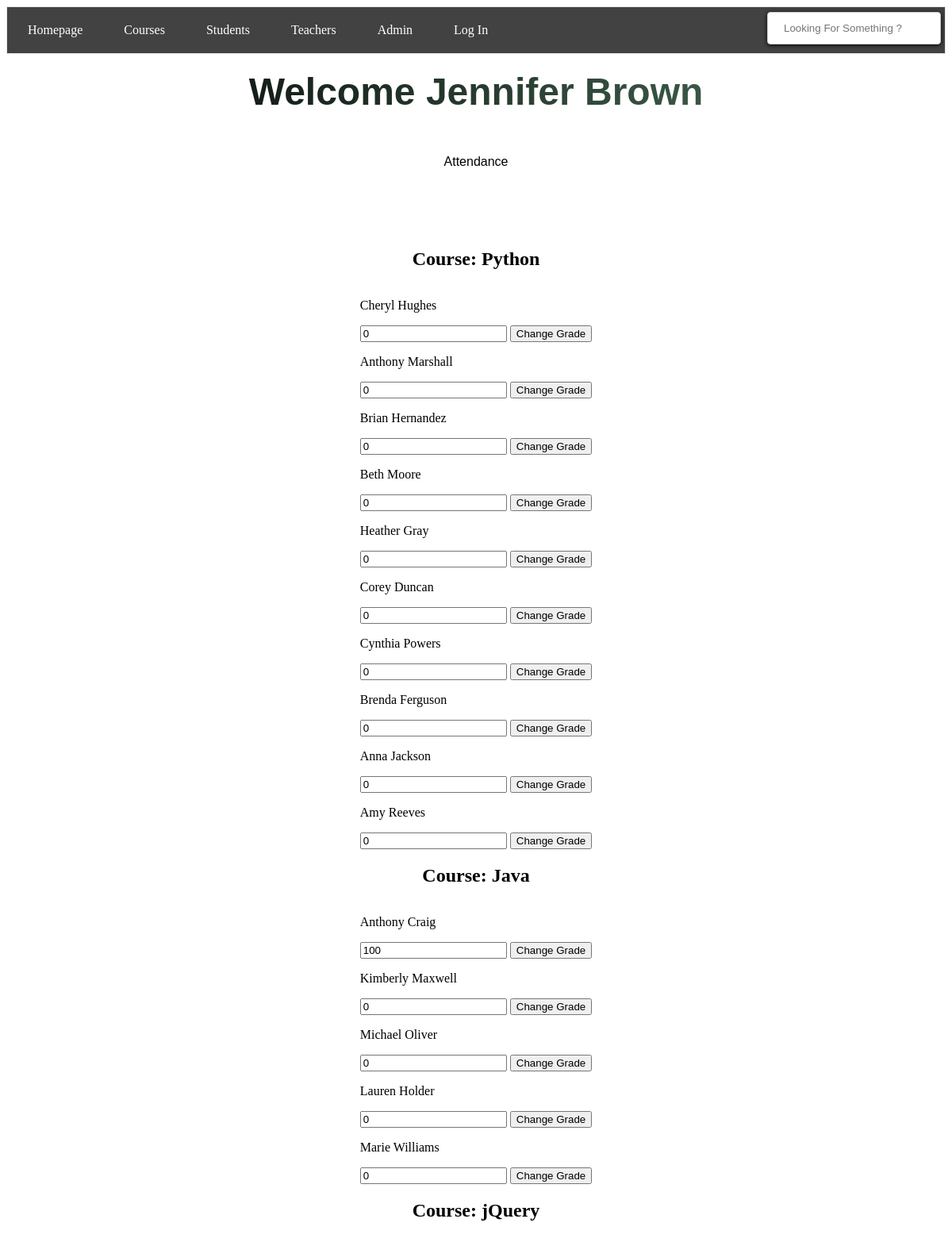
The page /teacher/2 on the database its author committed.
### tables this page shows
CREATE TABLE teachers (
                id INTEGER PRIMARY KEY, 
                name TEXT NOT NULL,
                email TEXT NOT NULL UNIQUE
            );

CREATE TABLE courses (
                id INTEGER PRIMARY KEY, 
                name TEXT NOT NULL,
                description TEXT,
                teacher_id INTEGER NOT NULL,
                FOREIGN KEY (teacher_id) REFERENCES teachers (id)
            );

CREATE TABLE students (
                id INTEGER PRIMARY KEY, 
                name TEXT NOT NULL,
                email TEXT UNIQUE NOT NULL,
                phone TEXT,
                photo_filename TEXT
            );

### app.py (the view)
@app.route('/teacher/<teacher_id>', methods=['GET', 'POST'])
def teacher_page(teacher_id):
    if request.method == 'POST':
        s_grade = request.form["grade"]
        s_id = request.form["s_id"]
        c_id = request.form["c_id"]
        execute_query(
            f"UPDATE students_courses SET grade='{s_grade}' WHERE student_id={s_id} AND course_id={c_id}")
        return redirect(url_for("teacher_page", teacher_id=teacher_id))
    else:
        c_ids = [c[0] for c in execute_query(
            f"SELECT id FROM courses WHERE teacher_id={teacher_id}")]
        student_ids = [s[0] for s in execute_query(
            f"SELECT student_id FROM students_courses WHERE course_id IN ({','.join(map(str, c_ids))})")]
        course = [Course(c_id, name, desc, t_id) for c_id, name, desc, t_id in execute_query(
            f"SELECT * FROM courses WHERE teacher_id={teacher_id}")]
        t_name = [n[0] for n in execute_query(
            f"SELECT name from teachers WHERE id={teacher_id}")]
        grades = {}
        for student_id in student_ids:
            grades_info = execute_query(
                f"SELECT course_id,grade FROM students_courses WHERE student_id={student_id} AND course_id IN ({','.join(map(str, c_ids))})")
            grades[student_id] = {c_id: grade for c_id, grade in grades_info}
        return render_template("teacher_profile.html", t_name=t_name[0], course=course, grades=grades, t_id=teacher_id)

### classes.py (called while the page is built)
    def teacher_name(self,teacher_id):
        name = [name[0] for name in execute_query(f"SELECT name FROM teachers WHERE id='{teacher_id}'")]
        return name[0]

    def assigned_students(self):
        student_ids = [c_id[0] for c_id in execute_query(f"SELECT student_id FROM students_courses WHERE course_id='{self.c_id}'")]
        student_names_ids = []
        for i in student_ids:
            name = [n[0] for n in execute_query(f"SELECT name FROM students WHERE id={i}")]
            student_names_ids.append([i,name[0]])
        return student_names_ids

### setup_db.py (called while the page is built)
def execute_query(sql):
    with sqlite3.connect("students.db") as conn:
        cur = conn.cursor()
        cur.execute(sql)
    return cur.fetchall()

### templates/teacher_profile.html (shortened to what this page needs)
{% include "header.html" %}
{% block content %}
    {% include "navbar.html" %}
    <h1>Welcome {{ t_name }}</h1>
    <div class="attendance"><a href="/teacher/{{ t_id }}/attendance">Attendance</a></div>
    {% if course %}
    {% for c in course %}
    <div class="course-head"><h2>Course: {{ c.name }}</h2></div>
        {% for student in c.students %}
            <div class="students-grades">
                <form action="" method="post">
                    <p> {{ student[1] }}</p>
                    {% set student_grades = grades.get(student[0], {}) %}
                    {% set grade = student_grades.get(c.c_id, None) %}
                    <input type="number" name="grade" id="" value="{{ grade }}">
                    <input type="submit" value="Change Grade">
                </form>
            </div>
        {% endfor %}
    {% endfor %}
{% else %}
    <h2>No Course Assigned</h2>
{% endif %}
{% endblock %}

### static/style.css (style rules this page uses)
a { text-decoration: none; color: #000000; }
h1 { margin-top: 15rem; margin-bottom: 10rem; margin-left: auto; margin-right: auto; text-align: center; position: relative; }
h1 { font-family: 'Montserrat', sans-serif; font-size: 3rem; color: #000000; background: linear-gradient(90deg, #000000, #4e755d); background-clip: text; -webkit-background-clip: text; -webkit-text-fill-color: transparent; margin: 0; padding: 20px; }
.attendance { margin-top: 2rem; margin-bottom: 5rem; margin-left: auto; margin-right: auto; text-align: center; position: relative; font-family: sans-serif; }
.attendance a { font:bold; color: #000000; }
.students-grades { display: flex; flex-direction: row; }
.course-head { display: flex; justify-content: center; }
.students-grades { display: flex; justify-content: center; justify-items:left; }

### rows shown on the page
teachers: name "Jennifer Brown"
courses: name "Python"
students: name "Cheryl Hughes", grade "0"
students: name "Anthony Marshall", grade "0"
students: name "Brian Hernandez", grade "0"
students: name "Beth Moore", grade "0"
students: name "Heather Gray", grade "0"
students: name "Corey Duncan", grade "0"
students: name "Cynthia Powers", grade "0"
students: name "Brenda Ferguson", grade "0"
students: name "Anna Jackson", grade "0"
students: name "Amy Reeves", grade "0"
courses: name "Java"
students: name "Anthony Craig", grade "100"
students: name "Kimberly Maxwell", grade "0"
students: name "Michael Oliver", grade "0"
students: name "Lauren Holder", grade "0"
students: name "Marie Williams", grade "0"
courses: name "jQuery"
